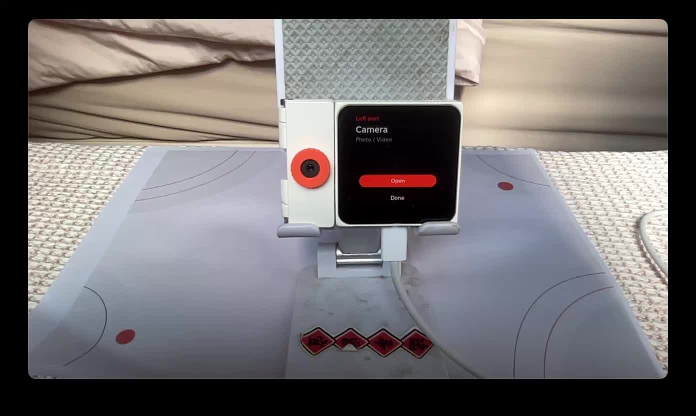
#> input picture copis/宣传计划/05-Mosaico实机纪录/EP07-我传完了还没跑/剪辑/素材/session96-jpg/mac-0.jpg, 1392 x 832 px, found by its file name (shown at 1/2 size)
$ python make_cover7.py
#> lines starting #> are read from the running program, lines starting #| are printed output that depends on the picture
#!/usr/bin/env python3
"""EP07 封面 v001：沿用 EP04/EP05/EP06 定稿版式（W3/W6、42/96/140、投影、短金线、版式带校正）。
素材：session96 相机帧 mac-0.jpg；输出 1080×1440。"""
import random
from PIL import Image, ImageDraw, ImageFilter, ImageFont
import numpy as np

BASE = "/Volumes/RC500/dev/loom-os/copis/宣传计划/05-Mosaico实机纪录/EP07-我传完了还没跑"
D = f"{BASE}/剪辑"
OUT = f"{BASE}/产物"
CAM = f"{D}/素材/session96-jpg/mac-0.jpg"
LOGO = "/Volumes/RC500/dev/loom-os/logo/Zhi-Jie-logo.png"
HIRA = "/System/Library/Fonts/Hiragino Sans GB.ttc"

W, H = 1080, 1440
TOP_H = 640
BG = (40, 56, 64)
GOLD = (250, 200, 100)
WHITE = (248, 255, 248)
BADGE = "──  织界创造日记 · EP07  ──"
T1 = "文件送进板子了"
T2 = "我先没让它跑"
CONTENT_W = 1000

def fit(size, text):
    return min(size, int(CONTENT_W / len(text)))

# photo: 1392×832 -> crop 800×593 @ (282,110) -> 1080×800
photo = Image.open(CAM).convert("RGB").crop((282, 110, 282 + 800, 110 + 593)).resize((1080, 800), Image.LANCZOS)
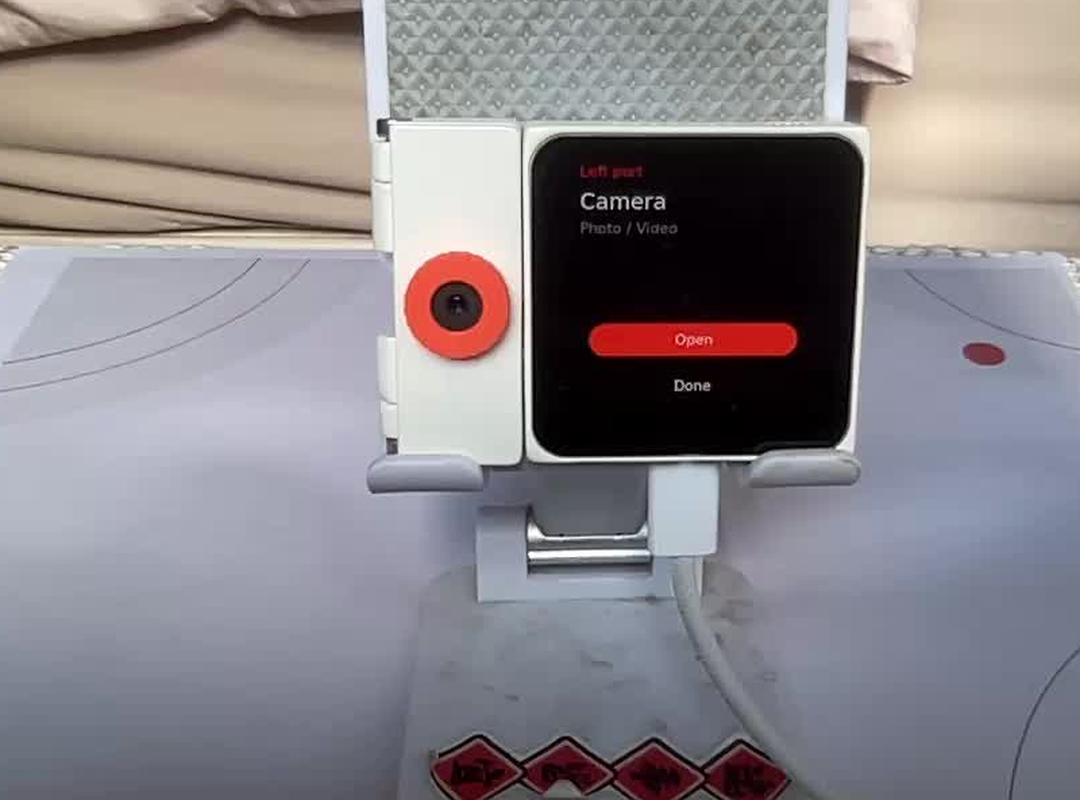
#> photo: PIL image 1080x800 RGB; mean R, G, B 137.3, 132.7, 137.6
vign = Image.new("L", (1080, 800), 0)
#> vign: PIL image 1080x800 L; every value is 0
dv = ImageDraw.Draw(vign)
dv.ellipse([-120, -60, 1200, 760], fill=255)
vign = vign.filter(ImageFilter.GaussianBlur(90))
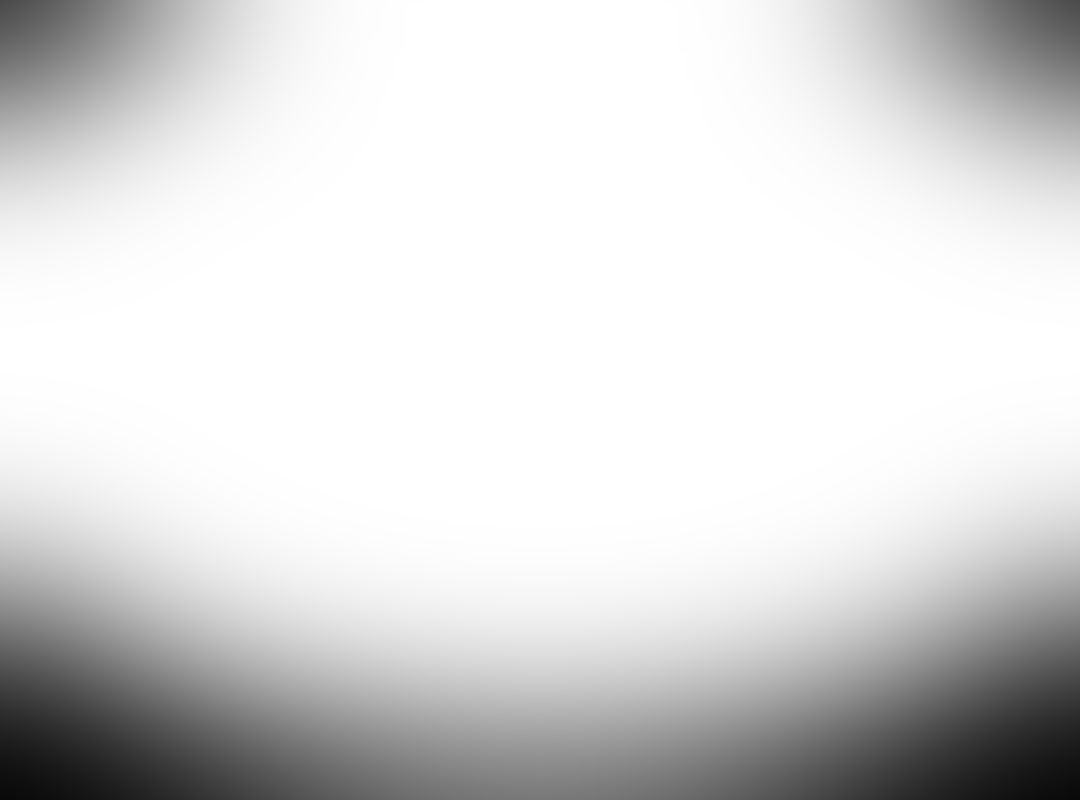
#> vign: PIL image 1080x800 L; min 9, max 255, mean 215.6
black = Image.new("RGB", (1080, 800), (14, 20, 24))
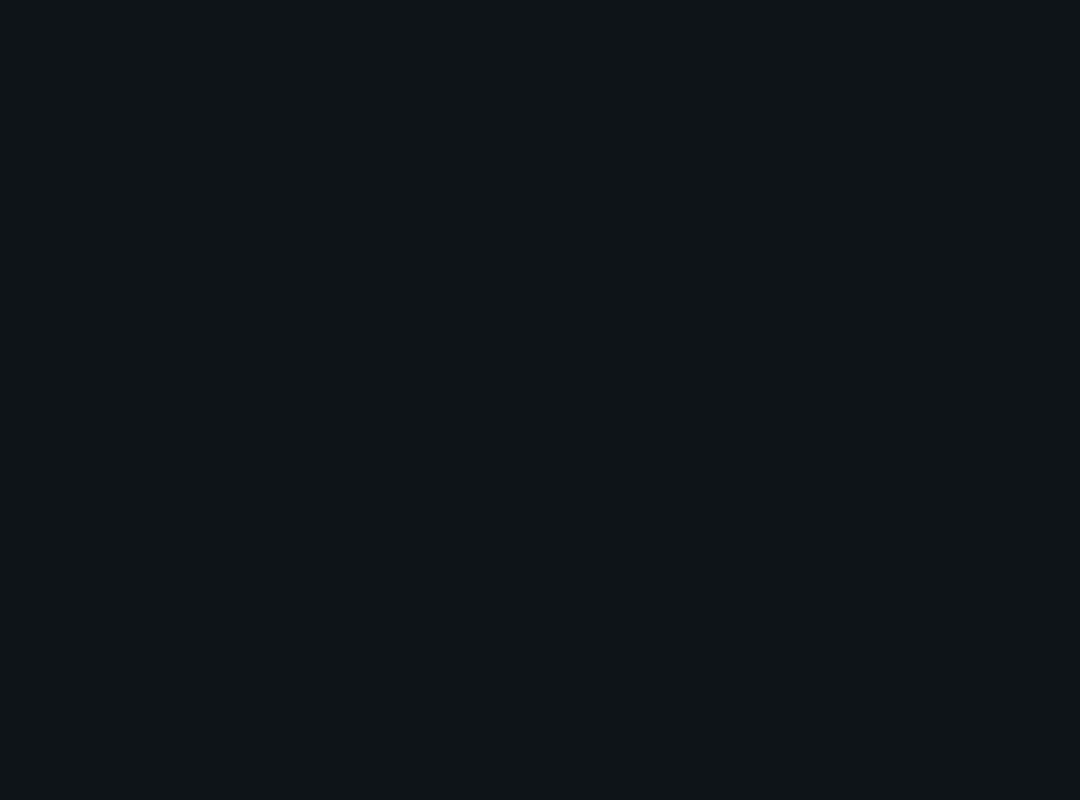
#> black: PIL image 1080x800 RGB; mean R, G, B 14, 20, 24
photo = Image.composite(photo, black, vign)
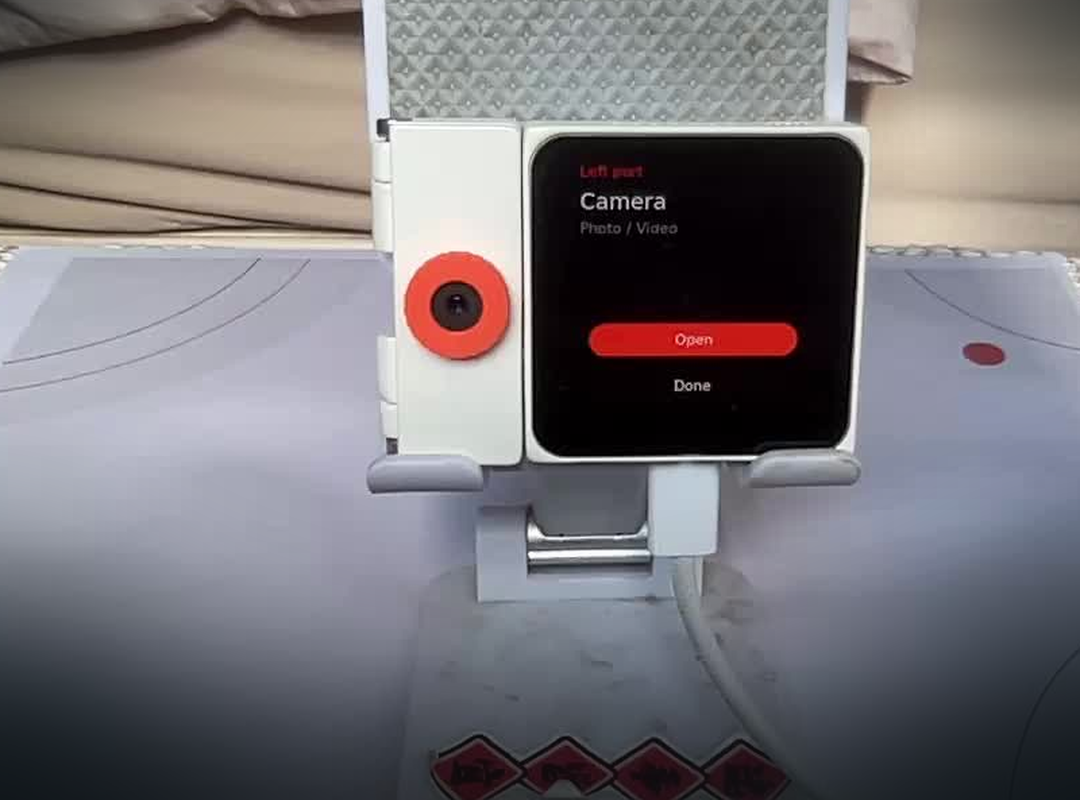
#> photo: PIL image 1080x800 RGB; mean R, G, B 120.1, 116.8, 121.2

def render(badge_dy, t1_dy, t2_dy):
#> called with badge_dy = 86, t1_dy = 204, t2_dy = 353
    canvas = Image.new("RGB", (W, H), BG)
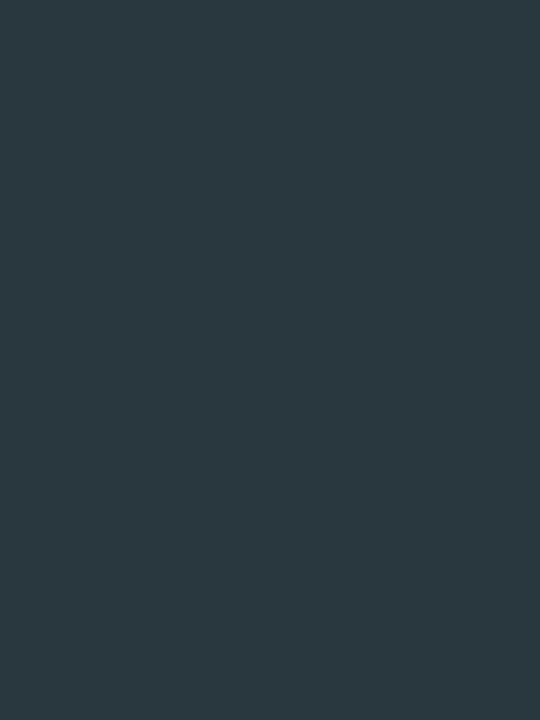
#> canvas: PIL image 1080x1440 RGB (shown at 1/2 size); mean R, G, B 40, 56, 64
    top = Image.new("RGB", (W, TOP_H), BG)
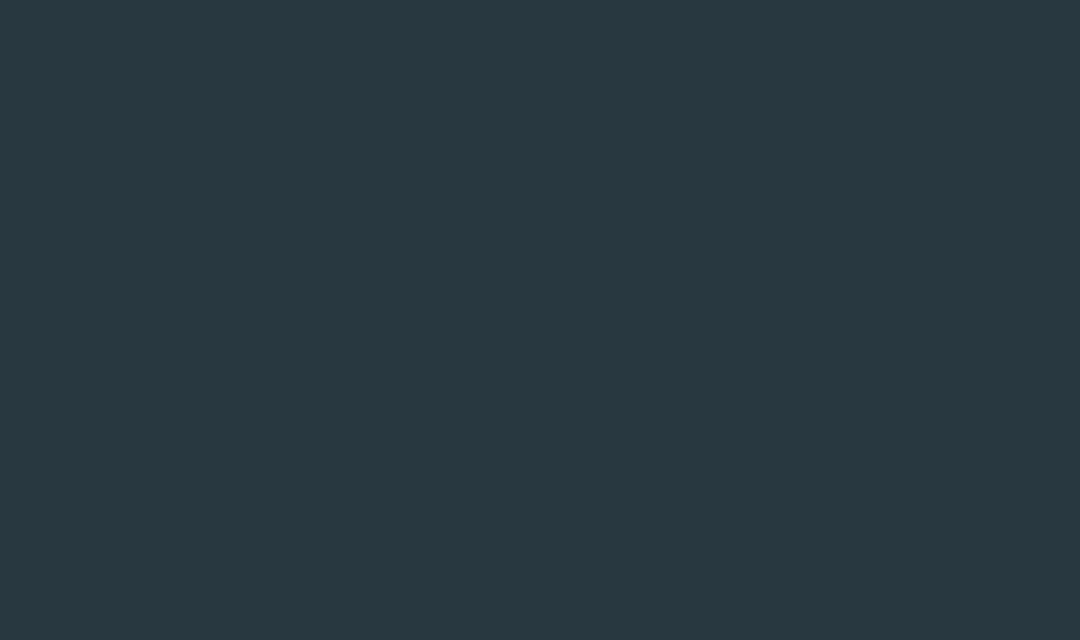
#> top: PIL image 1080x640 RGB; mean R, G, B 40, 56, 64
    dt = ImageDraw.Draw(top)
    random.seed(7)
    for _ in range(2600):
        x, y = random.randrange(W), random.randrange(TOP_H)
        g = random.randint(0, 26)
        dt.point((x, y), fill=(BG[0] + g, BG[1] + g, BG[2] + g))
#> (the run stopped early here; a loop or call above may not have finished)
